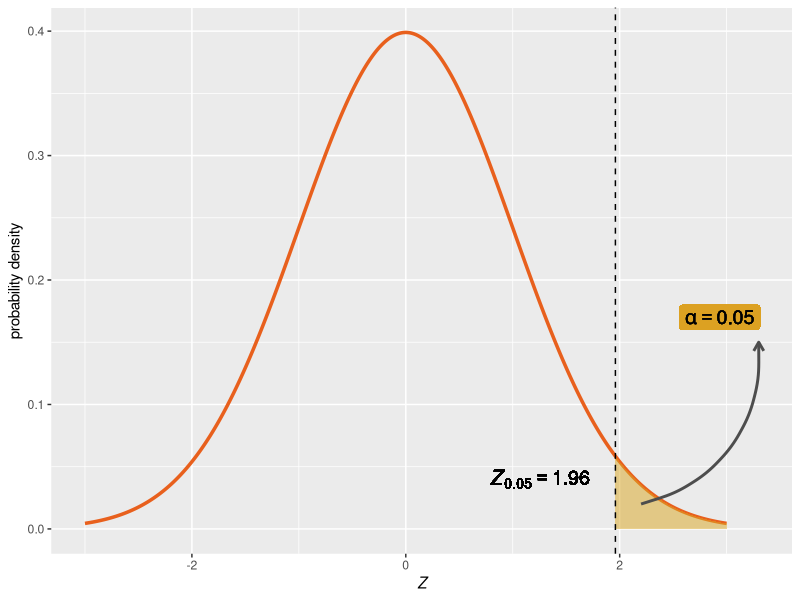
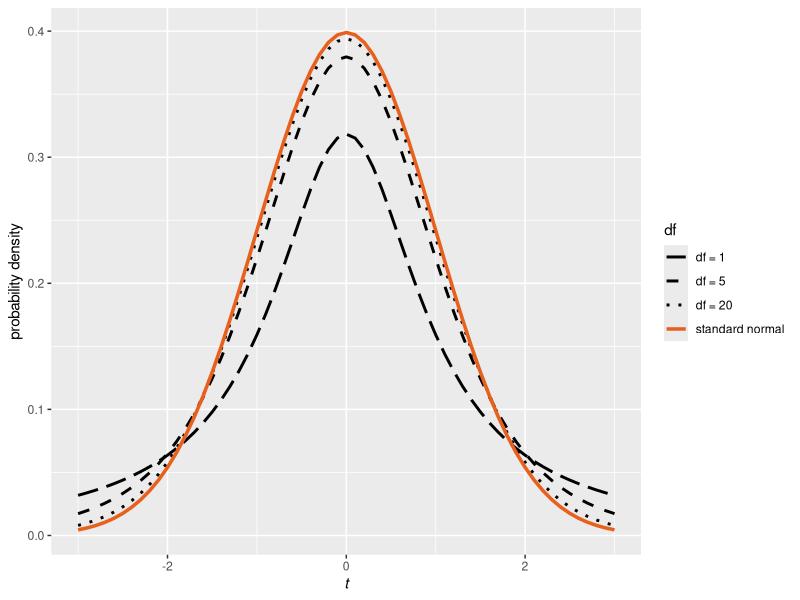

Write the R code that produced these figures, in order.
## ---- chunk 1
#| label: fig-normal
#| fig-cap: "Standard normal distribution with critical value for $\\alpha = 0.05$."
#| warning: false
#| code-fold: true
#| code-summary: "Show the code"
#| 
library(ggplot2)
library(tidyverse)

z_values <- seq(-3, 3, by = 0.01)
probabilities <- dnorm(z_values)

df <- data.frame(Z = z_values, probability = probabilities)

arrows <- tibble(
  x1 = c(2.2), 
  x2 = c(3.3),
  y1 = c(.02),
  y2 = c(0.15)
)

ggplot(df, aes(x = Z, y = probability)) +
  geom_line(
    size = 1.2,
    color = "#e8601d"
    ) +
  geom_ribbon(
    data = subset(df, Z >= 1.96), 
    aes(ymax = probability, ymin = 0), 
    fill = "goldenrod", 
    alpha = 0.5) +
  geom_vline(
    xintercept = 1.96, 
    linetype = "dashed", 
    color = "black"
    ) +
  geom_text(
    x = 0.6, y = 0.04, 
    label = expression(italic(Z)[0.05] == 1.96), 
    color = "black", 
    size = 5,
    parse = TRUE, 
    hjust = -0.2) +
  geom_label(
    x = 2.4, y = 0.17, 
    label = expression(alpha == 0.05), 
    color = "black", 
    fill = "goldenrod",
    alpha = 0.1,
    label.size = 0,
    size = 5,
    parse = TRUE, 
    hjust = -0.2) +
  labs(
       x = expression(italic(Z)),
       y = "probability density",
       ) +
  geom_curve(
    data = arrows, 
    aes(x = x1, y = y1, xend = x2, yend = y2),
    arrow = arrow(
      length = unit(0.1, "inch"), angle = 30), 
    size = 1,
    color = "gray30", 
    curvature = 0.4
    )
## ---- chunk 2
#| label: fig-tdistributions
#| fig-cap: "Various $t$-distributions and a normal distribution"
#| warning: false
#| code-fold: true
#| code-summary: "Show the code"
#| 
library(ggplot2)

t_values <- seq(-3, 3, by = 0.1)
z_values <- seq(-3, 3, by = 0.1)

dataframe <- data.frame(
  t = c(z_values, rep(t_values, 3)),
  prob = c(
    dnorm(z_values),
    dt(t_values, df = 1),
    dt(t_values, df = 5),
    dt(t_values, df = 20)
  ),
  df = factor(
    c(
      rep("standard normal", length(z_values)),
      rep("df = 1", length(t_values)),
      rep("df = 5", length(t_values)),
      rep("df = 20", length(t_values))
      ),
    levels = c(
      "df = 1", "df = 5", "df = 20", "standard normal"
      )
    ) 
  )

ggplot(
  dataframe, 
  aes(
    x = t, y = prob, 
    group = df, color = df, linewidth = df, linetype = df)
  ) +
  geom_line(
  ) +
  scale_color_manual(
    values = c( rep("black", 3), "#e8601d")
    ) + 
  scale_linewidth_manual(
    values = c(1, 1, 1, 1.2)
  ) +
  scale_linetype_manual(
    values = c(
      "df = 1"="longdash", 
      "df = 5"="dashed", 
      "df = 20"="dotted",
      "standard normal"="solid" 
    )
  ) +
  labs(
    x = expression(italic(t)),
    y = "probability density"
  )
